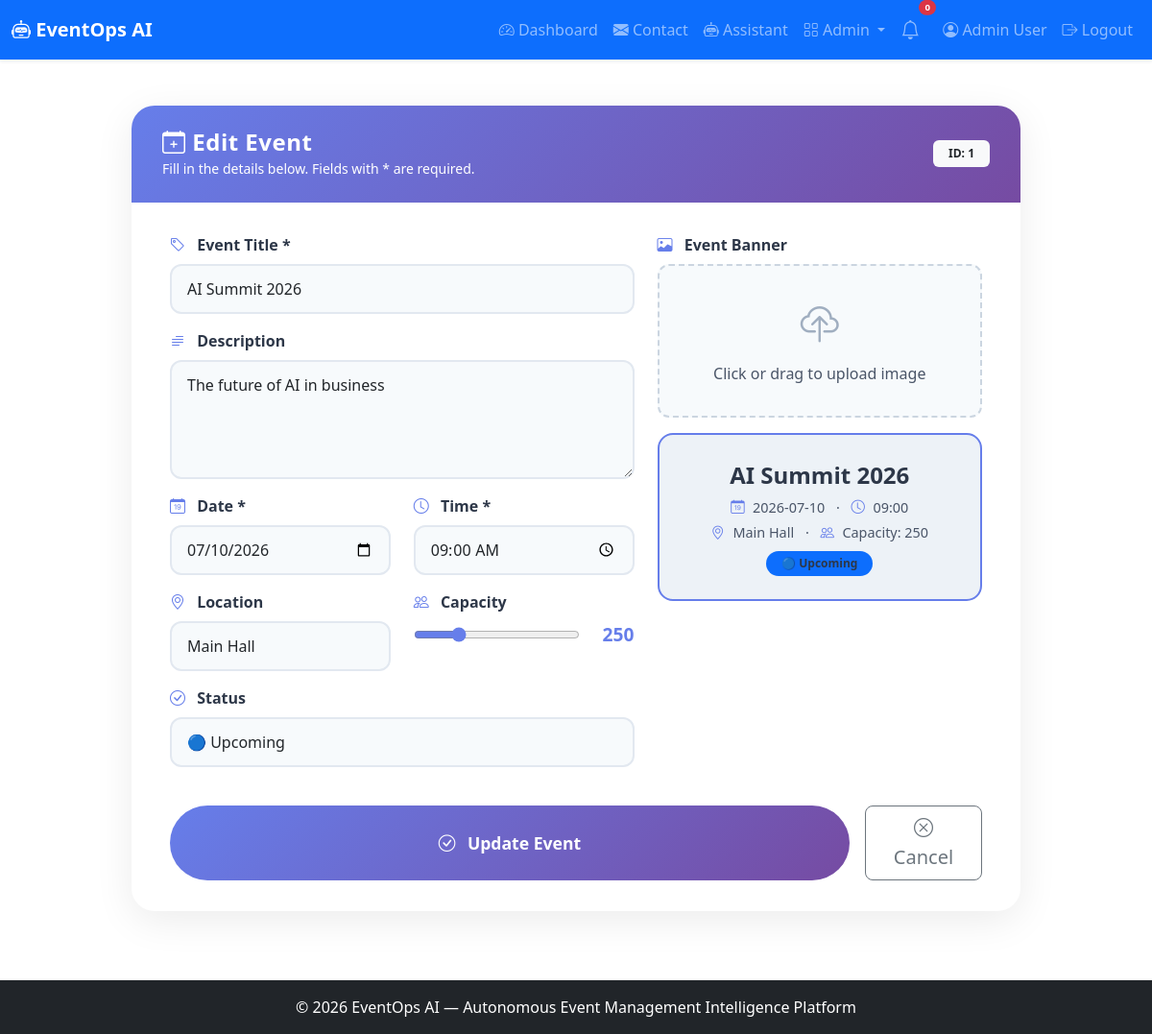
The page /admin/events/edit/1 (signed in) on the database its author committed.
### app.py (models this page shows, shortened)
class User(UserMixin, db.Model):
    id = db.Column(db.Integer, primary_key=True)
    name = db.Column(db.String(100), nullable=False)
    email = db.Column(db.String(100), unique=True, nullable=False)
    password_hash = db.Column(db.String(200), nullable=False)
    role = db.Column(db.String(20), default='user')
    created_at = db.Column(db.DateTime, default=lambda: datetime.now(timezone.utc))

class Event(db.Model):
    id = db.Column(db.Integer, primary_key=True)
    title = db.Column(db.String(200), nullable=False)
    description = db.Column(db.Text)
    date = db.Column(db.String(50))
    time = db.Column(db.String(50))
    location = db.Column(db.String(200))
    capacity = db.Column(db.Integer)
    status = db.Column(db.String(20), default='upcoming')
    created_at = db.Column(db.DateTime, default=lambda: datetime.now(timezone.utc))

### app.py (the view, shortened to what this page needs)
@app.route('/admin/events/edit/<int:event_id>', methods=['GET', 'POST'])
@login_required
def admin_event_edit(event_id):
    if current_user.role != 'admin':
        abort(403)
    event = Event.query.get_or_404(event_id)
    return render_template('admin_event_form.html', event=event)

### app.py (called while the page is built)
@login_manager.user_loader
def load_user(user_id):
    return User.query.get(int(user_id))

### templates/admin_event_form.html (shortened to what this page needs)
{% extends "base.html" %}
{% block content %}
<div class="container py-4">
    <div class="row justify-content-center">
        <div class="col-lg-10">
            <div class="card form-card">
                <div class="card-header">
                    <div class="d-flex justify-content-between align-items-center">
                        <div>
                            <h4 class="mb-0"><i class="bi bi-calendar-plus"></i> {% if event %}Edit Event{% else %}Create New Event{% endif %}</h4>
                            <small>Fill in the details below. Fields with * are required.</small>
                        </div>
                        <span class="badge bg-light text-dark px-3 py-2">
                            {% if event %}ID: {{ event.id }}{% else %}New{% endif %}
                        </span>
                    </div>
                </div>
                <div class="card-body">
                    <form method="POST" enctype="multipart/form-data" id="eventForm">
                        <div class="row g-4">
                            <div class="col-md-7">
                                <div class="mb-3">
                                    <label for="title" class="form-label"><i class="bi bi-tag"></i> Event Title *</label>
                                    <input type="text" class="form-control" id="title" name="title"
                                           value="{{ event.title if event else '' }}"
                                           placeholder="e.g., AI Summit 2026" required>
                                </div>
                                <div class="mb-3">
                                    <label for="description" class="form-label"><i class="bi bi-text-paragraph"></i> Description</label>
                                    <textarea class="form-control" id="description" name="description" rows="4"
                                              placeholder="Describe your event…">{{ event.description if event else '' }}</textarea>
                                </div>
                                <div class="row">
                                    <div class="col-md-6 mb-3">
                                        <label for="date" class="form-label"><i class="bi bi-calendar-date"></i> Date *</label>
                                        <input type="date" class="form-control" id="date" name="date"
                                               value="{{ event.date if event else '' }}" required>
                                    </div>
                                    <div class="col-md-6 mb-3">
                                        <label for="time" class="form-label"><i class="bi bi-clock"></i> Time *</label>
                                        <input type="time" class="form-control" id="time" name="time"
                                               value="{{ event.time if event else '' }}" required>
                                    </div>
                                </div>
                                <div class="row">
                                    <div class="col-md-6 mb-3">
                                        <label for="location" class="form-label"><i class="bi bi-geo-alt"></i> Location</label>
                                        <input type="text" class="form-control" id="location" name="location"
                                               value="{{ event.location if event else '' }}"
                                               placeholder="e.g., Main Hall, Room 101">
                                    </div>
                                    <div class="col-md-6 mb-3">
                                        <label for="capacity" class="form-label"><i class="bi bi-people"></i> Capacity</label>
                                        <div class="d-flex align-items-center gap-3">
                                            <input type="range" class="capacity-slider" id="capacitySlider"
                                                   name="capacity" min="0" max="1000" step="10"
                                                   value="{{ event.capacity if event else 100 }}">
                                            <span class="capacity-value" id="capacityDisplay">{{ event.capacity if event else 100 }}</span>
                                        </div>
                                    </div>
                                </div>
                                <div class="mb-3">
                                    <label for="status" class="form-label"><i class="bi bi-check-circle"></i> Status</label>
                                    <select class="form-select" id="status" name="status">
                                        <option value="upcoming" {% if event and event.status == 'upcoming' %}selected{% endif %}>🔵 Upcoming</option>
                                    </select>
                                </div>
                            </div>
                            <div class="col-md-5">
                                <div class="mb-3">
                                    <label class="form-label"><i class="bi bi-image"></i> Event Banner</label>
                                    <div class="image-upload-wrapper" id="imageUploadWrapper">
                                        <i class="bi bi-cloud-upload"></i>
                                        <div class="upload-text">Click or drag to upload image</div>
                                    </div>
                                </div>
                                <div class="preview-card" id="previewCard">
                                    <div class="preview-content" style="display:none; width:100%;">
                                        <div class="preview-title" id="previewTitle">Event Title</div>
                                        <div class="preview-meta">
                                            <span id="previewDate"> Date</span>
                                            <span class="mx-2">·</span>
                                            <span id="previewTime"> Time</span>
                                        </div>
                                        <div class="preview-meta">
                                            <span id="previewLocation"> Location</span>
                                            <span class="mx-2">·</span>
                                            <span id="previewCapacity"> Capacity: </span>
                                        </div>
                                        <span class="preview-badge" id="previewStatusBadge">🟢 Upcoming</span>
                                    </div>
                                </div>
                            </div>
                        </div>
                        <div class="d-flex gap-3 mt-4">
                            <button type="submit" class="btn btn-submit">
                                <i class="bi bi-check-circle"></i> {% if event %}Update Event{% else %}Create Event{% endif %}
                            </button>
                            <a href="{{ url_for('admin_events') }}" class="btn btn-outline-secondary btn-lg px-4">
                                <i class="bi bi-x-circle"></i> Cancel
                            </a>
                        </div>
                    </form>
                </div>
            </div>
        </div>
    </div>
</div>
{% endblock %}

### templates/base.html (shortened to what this page needs)
<!DOCTYPE html>
<html lang="en">
<head>
    <link href="https://cdn.jsdelivr.net/npm/bootstrap@5.3.0/dist/css/bootstrap.min.css" rel="stylesheet">
    <link rel="stylesheet" href="https://cdn.jsdelivr.net/npm/bootstrap-icons@1.11.0/font/bootstrap-icons.css">
    <link rel="stylesheet" href="{{ url_for('static', filename='css/style.css') }}">
</head>
<body>
<nav class="navbar navbar-expand-lg navbar-dark bg-primary shadow-sm">
    <div class="container-fluid">
        <a class="navbar-brand fw-bold" href="{{ url_for('index') }}">
            <i class="bi bi-robot"></i> EventOps AI
        </a>
        <div class="collapse navbar-collapse" id="navbarNav">
            <ul class="navbar-nav ms-auto align-items-lg-center">
                {% if current_user.is_authenticated %}
                <li class="nav-item">
                    <a class="nav-link" href="{{ url_for('dashboard') }}">
                        <i class="bi bi-speedometer2"></i> Dashboard
                    </a>
                </li>
                <li class="nav-item">
                    <a class="nav-link" href="{{ url_for('contact') }}">
                        <i class="bi bi-envelope-fill"></i> Contact
                    </a>
                </li>
                <li class="nav-item">
                    <a class="nav-link" href="{{ url_for('assistant_page') }}">
                        <i class="bi bi-robot"></i> Assistant
                    </a>
                </li>
                {% if current_user.role == 'admin' %}
                <li class="nav-item dropdown">
                    <a class="nav-link dropdown-toggle"
                       href="#"
                       role="button"
                       data-bs-toggle="dropdown">
                        <i class="bi bi-grid"></i> Admin
                    </a>
                </li>
                {% endif %}
                <li class="nav-item position-relative me-2">
                    <a class="nav-link"
                       href="#"
                       title="Notifications"
                       data-bs-toggle="dropdown">
                        <i class="bi bi-bell fs-5"></i>
                        <span class="position-absolute top-0 start-100 translate-middle badge rounded-pill bg-danger"
                              style="font-size:0.6rem;">
                            0
                        </span>
                    </a>
                </li>
                <li class="nav-item">
                    <a class="nav-link" href="{{ url_for('profile') }}">
                        <i class="bi bi-person-circle"></i>
                        {{ current_user.name }}
                    </a>
                </li>
                <li class="nav-item">
                    <a class="nav-link" href="{{ url_for('logout') }}">
                        <i class="bi bi-box-arrow-right"></i>
                        Logout
                    </a>
                </li>
                {% endif %}
            </ul>
        </div>
    </div>
</nav>
<main class="container-fluid py-4">
    {% block content %}{% endblock %}
</main>
<footer class="footer bg-dark text-white py-3 mt-4">
    <div class="container text-center">
        © 2026 EventOps AI — Autonomous Event Management Intelligence Platform
    </div>
</footer>
</body>
</html>

### templates/admin_event_form.html (style rules this page uses)
.form-card { border: none; border-radius: 1.5rem; box-shadow: 0 10px 40px rgba(0,0,0,0.08); overflow: hidden; background: white; }
.form-card .card-header { background: linear-gradient(135deg, #667eea 0%, #764ba2 100%); color: white; padding: 1.5rem 2rem; border: none; }
.form-card .card-header h4 { font-weight: 700; letter-spacing: 0.5px; }
.form-card .card-body { padding: 2rem 2.5rem; }
.form-label { font-weight: 600; color: #2d3748; }
.form-label i { margin-right: 0.5rem; color: #667eea; }
.form-control, .form-select { border: 2px solid #e2e8f0; border-radius: 0.75rem; padding: 0.75rem 1rem; transition: all 0.2s ease; background: #f7fafc; }
.capacity-slider { width: 100%; accent-color: #667eea; }
.capacity-value { font-weight: 700; color: #667eea; font-size: 1.2rem; margin-left: 0.5rem; }
.preview-card { background: #f7fafc; border-radius: 1rem; padding: 1.5rem; border: 2px dashed #cbd5e0; transition: all 0.3s ease; min-height: 150px; display: flex; flex-direction: column; justify-content: center; align-items: center; color: #a0aec0; text-align: center; }
.preview-card.has-content { border-style: solid; border-color: #667eea; background: #edf2f7; color: #2d3748; }
.preview-card .preview-title { font-size: 1.5rem; font-weight: 700; color: #2d3748; }
.preview-card .preview-meta { font-size: 0.9rem; color: #4a5568; margin-top: 0.3rem; }
.preview-card .preview-badge { display: inline-block; padding: 0.25rem 1rem; border-radius: 50px; font-size: 0.75rem; font-weight: 600; margin-top: 0.5rem; }
.btn-submit { background: linear-gradient(135deg, #667eea, #764ba2); border: none; padding: 0.8rem 2rem; border-radius: 50px; font-weight: 700; color: white; transition: all 0.3s ease; width: 100%; font-size: 1.1rem; }
.btn-submit i { margin-right: 0.5rem; }
.image-upload-wrapper { border: 2px dashed #cbd5e0; border-radius: 0.75rem; padding: 2rem; text-align: center; cursor: pointer; transition: all 0.2s ease; background: #f7fafc; }
.image-upload-wrapper i { font-size: 2.5rem; color: #a0aec0; }
.image-upload-wrapper .upload-text { color: #4a5568; margin-top: 0.5rem; }

### rows shown on the page
User: name "Admin User"
Event: id "1", title "AI Summit 2026", description "The future of AI in business", date "07/10/2026", time "09:00", location "Main Hall", capacity "250", status "🔵 Upcoming"
